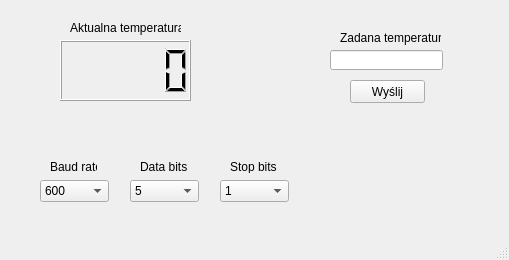
<?xml version="1.0" encoding="UTF-8"?>
<ui version="4.0">
 <class>MainWindow</class>
 <widget class="QMainWindow" name="MainWindow">
  <property name="geometry">
   <rect>
    <x>0</x>
    <y>0</y>
    <width>509</width>
    <height>260</height>
   </rect>
  </property>
  <property name="windowTitle">
   <string>MainWindow</string>
  </property>
  <widget class="QWidget" name="centralwidget">
   <widget class="QComboBox" name="baudBox">
    <property name="geometry">
     <rect>
      <x>40</x>
      <y>180</y>
      <width>69</width>
      <height>22</height>
     </rect>
    </property>
    <item>
     <property name="text">
      <string>600</string>
     </property>
    </item>
    <item>
     <property name="text">
      <string>1200</string>
     </property>
    </item>
    <item>
     <property name="text">
      <string>2400</string>
     </property>
    </item>
    <item>
     <property name="text">
      <string>4800</string>
     </property>
    </item>
    <item>
     <property name="text">
      <string>9600</string>
     </property>
    </item>
    <item>
     <property name="text">
      <string>14400</string>
     </property>
    </item>
    <item>
     <property name="text">
      <string>19200</string>
     </property>
    </item>
    <item>
     <property name="text">
      <string>28800</string>
     </property>
    </item>
    <item>
     <property name="text">
      <string>38400</string>
     </property>
    </item>
    <item>
     <property name="text">
      <string>56000</string>
     </property>
    </item>
    <item>
     <property name="text">
      <string>57600</string>
     </property>
    </item>
    <item>
     <property name="text">
      <string>115200</string>
     </property>
    </item>
    <item>
     <property name="text">
      <string>128000</string>
     </property>
    </item>
    <item>
     <property name="text">
      <string>256000</string>
     </property>
    </item>
   </widget>
   <widget class="QComboBox" name="dataBox">
    <property name="geometry">
     <rect>
      <x>130</x>
      <y>180</y>
      <width>69</width>
      <height>22</height>
     </rect>
    </property>
    <item>
     <property name="text">
      <string>5</string>
     </property>
    </item>
    <item>
     <property name="text">
      <string>6</string>
     </property>
    </item>
    <item>
     <property name="text">
      <string>7</string>
     </property>
    </item>
    <item>
     <property name="text">
      <string>8</string>
     </property>
    </item>
   </widget>
   <widget class="QComboBox" name="parityBox">
    <property name="geometry">
     <rect>
      <x>220</x>
      <y>180</y>
      <width>69</width>
      <height>22</height>
     </rect>
    </property>
    <item>
     <property name="text">
      <string>1</string>
     </property>
    </item>
    <item>
     <property name="text">
      <string>1.5</string>
     </property>
    </item>
    <item>
     <property name="text">
      <string>2</string>
     </property>
    </item>
   </widget>
   <widget class="QLabel" name="label">
    <property name="geometry">
     <rect>
      <x>50</x>
      <y>160</y>
      <width>47</width>
      <height>13</height>
     </rect>
    </property>
    <property name="text">
     <string>Baud rate</string>
    </property>
   </widget>
   <widget class="QLabel" name="label_2">
    <property name="geometry">
     <rect>
      <x>140</x>
      <y>160</y>
      <width>47</width>
      <height>13</height>
     </rect>
    </property>
    <property name="text">
     <string>Data bits</string>
    </property>
   </widget>
   <widget class="QLabel" name="label_3">
    <property name="geometry">
     <rect>
      <x>230</x>
      <y>160</y>
      <width>47</width>
      <height>13</height>
     </rect>
    </property>
    <property name="text">
     <string>Stop bits</string>
    </property>
   </widget>
   <widget class="QLCDNumber" name="lcd">
    <property name="geometry">
     <rect>
      <x>60</x>
      <y>40</y>
      <width>131</width>
      <height>61</height>
     </rect>
    </property>
   </widget>
   <widget class="QLabel" name="label_4">
    <property name="geometry">
     <rect>
      <x>70</x>
      <y>20</y>
      <width>111</width>
      <height>16</height>
     </rect>
    </property>
    <property name="text">
     <string>Aktualna temperatura</string>
    </property>
   </widget>
   <widget class="QLineEdit" name="temp_input">
    <property name="geometry">
     <rect>
      <x>330</x>
      <y>50</y>
      <width>113</width>
      <height>20</height>
     </rect>
    </property>
   </widget>
   <widget class="QLabel" name="label_5">
    <property name="geometry">
     <rect>
      <x>340</x>
      <y>30</y>
      <width>101</width>
      <height>16</height>
     </rect>
    </property>
    <property name="text">
     <string>Zadana temperatura</string>
    </property>
   </widget>
   <widget class="QPushButton" name="button">
    <property name="geometry">
     <rect>
      <x>350</x>
      <y>80</y>
      <width>75</width>
      <height>23</height>
     </rect>
    </property>
    <property name="text">
     <string>Wyślij</string>
    </property>
   </widget>
  </widget>
  <widget class="QMenuBar" name="menubar">
   <property name="geometry">
    <rect>
     <x>0</x>
     <y>0</y>
     <width>509</width>
     <height>21</height>
    </rect>
   </property>
  </widget>
  <widget class="QStatusBar" name="statusbar"/>
 </widget>
 <resources/>
 <connections/>
</ui>
